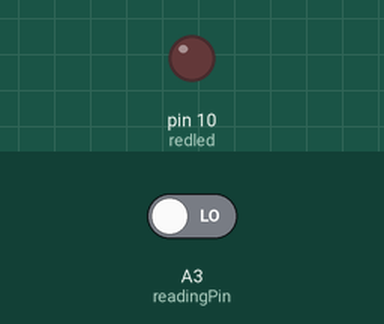
Recording of a sketch running on a simulated Arduino Uno, built with avr-gcc and run on an emulated ATmega328P. Shown: output pins drawn as LEDs (lit = HIGH). Inputs (shaded band) come from the test bench; at power-on: A3 (readingPin) LOW. What the sketch prints to the serial monitor is not drawn.

Above: at 1.2 s.
1.3 s: A3 (readingPin) driven HIGH
At 2.3 s:
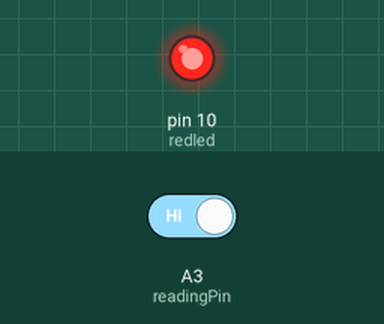
Timing chart, 0 to 4.3 s (numbered marks = the images above; inputs shaded):
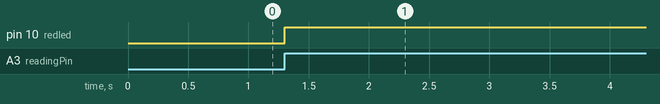

The sketch:

toggle_switch_counter.ino
```cpp
//toggle_switch_counter

int redled=10;
int oldval=1;
int newval=1;
int readingPin=A3;
int readval;
int flag=0;

void setup()
{
     pinMode(redled,OUTPUT);
     pinMode(readingPin,INPUT);
     Serial.begin(9600);
}


void loop()
{

  readval= digitalRead(readingPin);
  oldval=readval;

  if(oldval==1 && newval==0)
   flag=flag+1;

  if(flag%2==1)
  digitalWrite(redled,HIGH);
  else
  digitalWrite(redled,LOW);

  newval=oldval;

  Serial.println(readval);
}
```

Measured:
- after the input at 1.3 s, pin 10 (redled): LOW → HIGH at once
